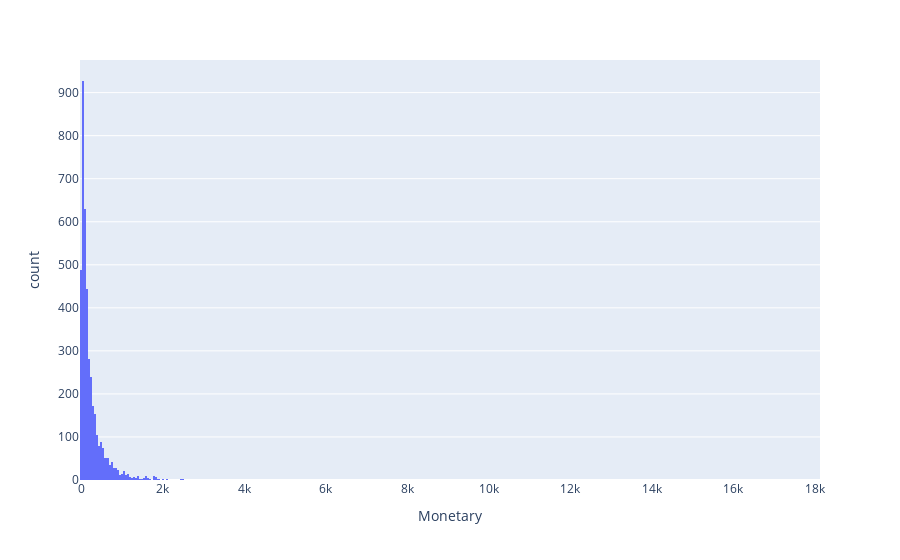

Notebook code for this chart:
### Code cell
# Histogram plot
px.histogram(data_frame=invoices_by_user, x='Monetary')

### Figure 1 — Plotly figure (JSON) as saved in the notebook; plotly's stock layout.template omitted (floating-point values rounded to 4 significant figures; data arrays with more than 128 entries replaced by an {"elided": "..."} marker saying what was removed)
{"data": [{"alignmentgroup": "True", "bingroup": "x", "hovertemplate": "Monetary=%{x}<br>count=%{y}<extra></extra>", "legendgroup": "", "marker": {"color": "#636efa", "pattern": {"shape": ""}}, "name": "", "offsetgroup": "", "orientation": "v", "showlegend": false, "type": "histogram", "x": {"elided": "4120 float values"}, "xaxis": "x", "yaxis": "y"}], "layout": {"barmode": "relative", "legend": {"tracegroupgap": 0}, "margin": {"t": 60}, "xaxis": {"anchor": "y", "domain": [0, 1], "title": {"text": "Monetary"}}, "yaxis": {"anchor": "x", "domain": [0, 1], "title": {"text": "count"}}}}
